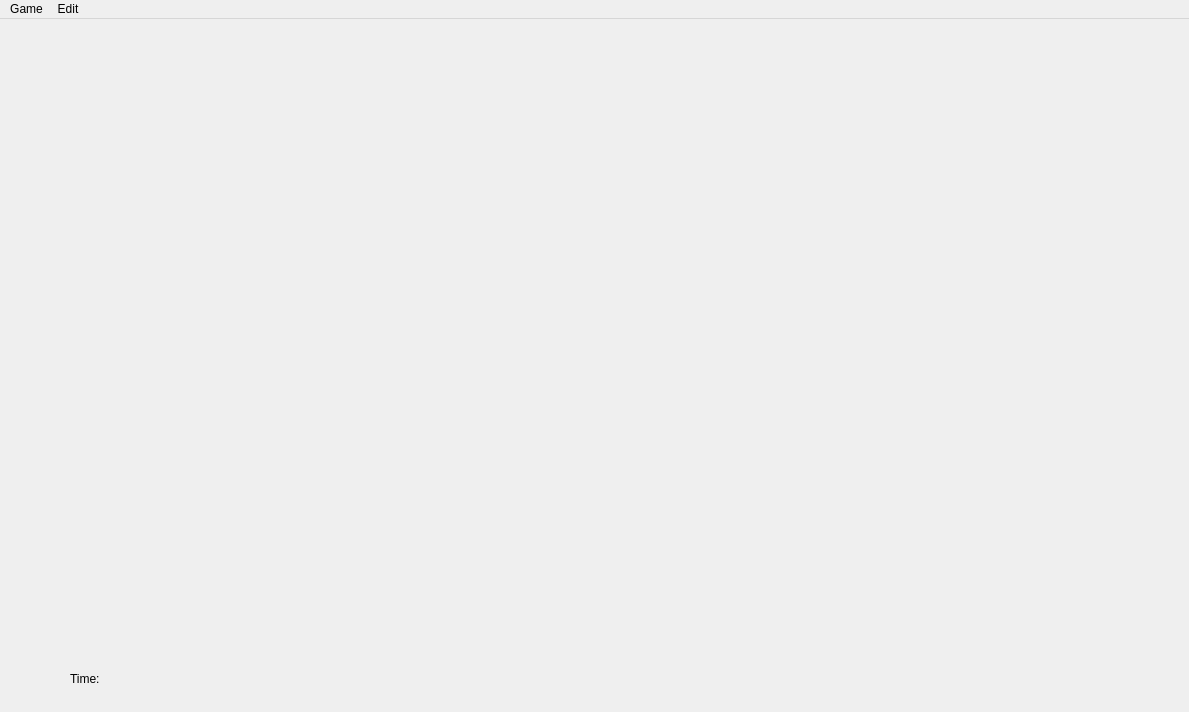
<?xml version="1.0" encoding="UTF-8"?>
<ui version="4.0">
 <class>gameboard</class>
 <widget class="QMainWindow" name="gameboard">
  <property name="geometry">
   <rect>
    <x>0</x>
    <y>0</y>
    <width>1189</width>
    <height>712</height>
   </rect>
  </property>
  <property name="palette">
   <palette>
    <active/>
    <inactive/>
    <disabled/>
   </palette>
  </property>
  <property name="windowTitle">
   <string>gameboard</string>
  </property>
  <property name="styleSheet">
   <string notr="true"/>
  </property>
  <widget class="QWidget" name="centralWidget">
   <widget class="QLabel" name="label">
    <property name="geometry">
     <rect>
      <x>70</x>
      <y>650</y>
      <width>69</width>
      <height>20</height>
     </rect>
    </property>
    <property name="text">
     <string>Time:</string>
    </property>
   </widget>
   <widget class="QLabel" name="time">
    <property name="geometry">
     <rect>
      <x>120</x>
      <y>650</y>
      <width>69</width>
      <height>20</height>
     </rect>
    </property>
    <property name="text">
     <string/>
    </property>
   </widget>
  </widget>
  <widget class="QMenuBar" name="menuBar">
   <property name="geometry">
    <rect>
     <x>0</x>
     <y>0</y>
     <width>1189</width>
     <height>25</height>
    </rect>
   </property>
   <widget class="QMenu" name="menuGame">
    <property name="title">
     <string>Game</string>
    </property>
    <widget class="QMenu" name="menuNew">
     <property name="title">
      <string>New</string>
     </property>
     <addaction name="actionSpider"/>
    </widget>
    <addaction name="menuNew"/>
    <addaction name="actionRedeal"/>
    <addaction name="actionPlay_Off"/>
    <addaction name="actionUndo"/>
   </widget>
   <widget class="QMenu" name="menuMore">
    <property name="title">
     <string>Edit</string>
    </property>
    <addaction name="actionHelp_3"/>
    <addaction name="actionAbout_3"/>
   </widget>
   <addaction name="menuGame"/>
   <addaction name="menuMore"/>
  </widget>
  <action name="actionSpider">
   <property name="text">
    <string>Spider</string>
   </property>
   <property name="shortcut">
    <string>Ctrl+S</string>
   </property>
  </action>
  <action name="actionRedeal">
   <property name="text">
    <string>Redeal</string>
   </property>
   <property name="shortcut">
    <string>Ctrl+R</string>
   </property>
  </action>
  <action name="actionPlay_Off">
   <property name="text">
    <string>Play_Off</string>
   </property>
   <property name="shortcut">
    <string>Ctrl+P</string>
   </property>
  </action>
  <action name="actionPreferences">
   <property name="text">
    <string>Preferences</string>
   </property>
  </action>
  <action name="actionUndo">
   <property name="text">
    <string>Undo</string>
   </property>
   <property name="shortcut">
    <string>Ctrl+U</string>
   </property>
  </action>
  <action name="actionHelp_3">
   <property name="text">
    <string>Help</string>
   </property>
   <property name="shortcut">
    <string>Ctrl+E</string>
   </property>
  </action>
  <action name="actionAbout_3">
   <property name="text">
    <string>About</string>
   </property>
   <property name="shortcut">
    <string>Ctrl+A</string>
   </property>
  </action>
 </widget>
 <layoutdefault spacing="6" margin="11"/>
 <resources/>
 <connections/>
</ui>
